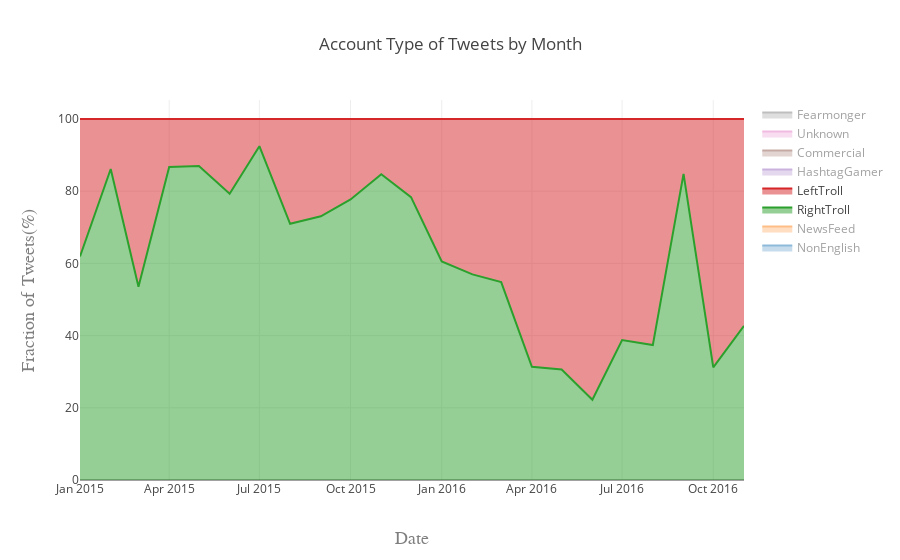

Here is the notebook cell this chart was saved with:
### Code cell
######################################################################################################################
#TO VISUALIZE THE PLOT FROM THE CLOUD RUN THIS CELL #######################################
###############################################################################################################################

fig = py.get_figure('https://plot.ly/~Flavioh/64', raw=True)
iplot(fig)

### Figure 1 — Plotly figure (JSON) as saved in the notebook; plotly's stock layout.template omitted (floating-point values rounded to 4 significant figures)
{"data": [{"groupnorm": "percent", "mode": "lines", "name": "NonEnglish", "stackgroup": "one", "type": "scatter", "uid": "b838dd21-5456-433d-bb67-a072f81d3093", "visible": "legendonly", "x": ["2015-01", "2015-02", "2015-03", "2015-04", "2015-05", "2015-06", "2015-07", "2015-08", "2015-09", "2015-10", "2015-11", "2015-12", "2016-01", "2016-02", "2016-03", "2016-04", "2016-05", "2016-06", "2016-07", "2016-08", "2016-09", "2016-10", "2016-11"], "xsrc": "Flavioh:65:e72e05", "y": [10, 2, 7, 3, 5000, 9551, 31193, 45862, 46357, 56398, 99191, 58404, 8719, 13495, 14675, 12734, 12696, 16803, 19751, 17731, 15667, 46466, 37537], "ysrc": "Flavioh:65:682c57"}, {"groupnorm": "percent", "mode": "lines", "name": "NewsFeed", "stackgroup": "one", "type": "scatter", "uid": "54195f08-a709-483c-8851-5cdd6a8052ce", "visible": "legendonly", "x": ["2015-01", "2015-02", "2015-03", "2015-04", "2015-05", "2015-06", "2015-07", "2015-08", "2015-09", "2015-10", "2015-11", "2015-12", "2016-01", "2016-02", "2016-03", "2016-04", "2016-05", "2016-06", "2016-07", "2016-08", "2016-09", "2016-10", "2016-11"], "xsrc": "Flavioh:65:e72e05", "y": [5568, 6319, 5111, 4879, 5243, 9670, 14488, 12793, 12494, 13468, 13560, 27742, 34666, 37843, 36819, 30165, 28914, 23396, 18600, 16838, 25527, 21804, 10573], "ysrc": "Flavioh:65:6e7430"}, {"groupnorm": "percent", "mode": "lines", "name": "RightTroll", "stackgroup": "one", "type": "scatter", "uid": "042256b7-5be8-4a12-ad28-22bfae0034d1", "x": ["2015-01", "2015-02", "2015-03", "2015-04", "2015-05", "2015-06", "2015-07", "2015-08", "2015-09", "2015-10", "2015-11", "2015-12", "2016-01", "2016-02", "2016-03", "2016-04", "2016-05", "2016-06", "2016-07", "2016-08", "2016-09", "2016-10", "2016-11"], "xsrc": "Flavioh:65:e72e05", "y": [3481, 4792, 3961, 6342, 9155, 33877, 24795, 7025, 4479, 7997, 9828, 21718, 10468, 16524, 12717, 3668, 7190, 4593, 6017, 6306, 39053, 21770, 23484], "ysrc": "Flavioh:65:e12f1e"}, {"groupnorm": "percent", "mode": "lines", "name": "LeftTroll", "stackgroup": "one", "type": "scatter", "uid": "7ab28995-72aa-4792-91bf-9a1f2a9ffb00", "x": ["2015-01", "2015-02", "2015-03", "2015-04", "2015-05", "2015-06", "2015-07", "2015-08", "2015-09", "2015-10", "2015-11", "2015-12", "2016-01", "2016-02", "2016-03", "2016-04", "2016-05", "2016-06", "2016-07", "2016-08", "2016-09", "2016-10", "2016-11"], "xsrc": "Flavioh:65:e72e05", "y": [2140, 770, 3441, 973, 1368, 8837, 2023, 2874, 1653, 2294, 1776, 6004, 6828, 12483, 10481, 8031, 16315, 16081, 9507, 10564, 6996, 47964, 31522], "ysrc": "Flavioh:65:da7a52"}, {"groupnorm": "percent", "mode": "lines", "name": "HashtagGamer", "stackgroup": "one", "type": "scatter", "uid": "ba7437ba-45e8-4bd6-816b-3bddadcacd81", "visible": "legendonly", "x": ["2015-01", "2015-02", "2015-03", "2015-04", "2015-05", "2015-06", "2015-07", "2015-08", "2015-09", "2015-10", "2015-11", "2015-12", "2016-01", "2016-02", "2016-03", "2016-04", "2016-05", "2016-06", "2016-07", "2016-08", "2016-09", "2016-10", "2016-11"], "xsrc": "Flavioh:65:e72e05", "y": [4383, 2121, 5856, 1240, 3838, 1709, 2556, 1106, 1940, 2682, 1870, 2941, 5208, 4153, 2415, 8050, 10913, 17749, 11135, 29974, 19760, 14106, 20257], "ysrc": "Flavioh:65:0ef8b4"}, {"groupnorm": "percent", "mode": "lines", "name": "Commercial", "stackgroup": "one", "type": "scatter", "uid": "fc13ea43-b26f-433f-90dd-437e0ed2e6b0", "visible": "legendonly", "x": ["2015-06", "2015-07", "2015-08", "2015-09", "2015-10", "2015-11", "2015-12", "2016-01", "2016-02", "2016-03"], "xsrc": "Flavioh:65:eb3999", "y": [5830, 67639, 47569, 0, 0, 0, 0, 101, 1064, 40], "ysrc": "Flavioh:65:ce7e26"}, {"groupnorm": "percent", "mode": "lines", "name": "Unknown", "stackgroup": "one", "type": "scatter", "uid": "5835f826-1c68-4fc4-bfa7-044ed12dbfc2", "visible": "legendonly", "x": ["2015-01", "2015-02", "2015-03", "2015-04", "2015-05", "2015-06", "2015-07", "2015-08", "2015-09", "2015-10", "2015-11", "2015-12", "2016-01", "2016-02", "2016-03", "2016-04", "2016-05", "2016-06", "2016-07", "2016-08", "2016-09", "2016-10", "2016-11"], "xsrc": "Flavioh:65:e72e05", "y": [159, 0, 0, 0, 2123, 509, 1598, 86, 117, 70, 270, 172, 137, 216, 2255, 2970, 1790, 211, 33, 11, 2, 2, 1], "ysrc": "Flavioh:65:35c5b9"}, {"groupnorm": "percent", "mode": "lines", "name": "Fearmonger", "stackgroup": "one", "type": "scatter", "uid": "578fd96e-7610-4d62-9372-49250edabd6c", "visible": "legendonly", "x": ["2015-01", "2015-02", "2015-03", "2015-04", "2015-05", "2015-06", "2015-07", "2015-08", "2015-09", "2015-10", "2015-11", "2015-12", "2016-01", "2016-02", "2016-03", "2016-04", "2016-05", "2016-06", "2016-07", "2016-08", "2016-09", "2016-10"], "xsrc": "Flavioh:65:f90717", "y": [119, 0, 0, 0, 772, 163, 1212, 2139, 610, 47, 5811, 90, 2, 1, 11, 2, 0, 1, 9, 0, 17, 3], "ysrc": "Flavioh:65:5527dd"}], "layout": {"title": "Account Type of Tweets by Month", "xaxis": {"title": "Date", "titlefont": {"color": "#7f7f7f", "family": "Courier New, monospace", "size": 18}}, "yaxis": {"title": "Fraction of Tweets(%)", "titlefont": {"color": "#7f7f7f", "family": "Courier New, monospace", "size": 18}}}}
